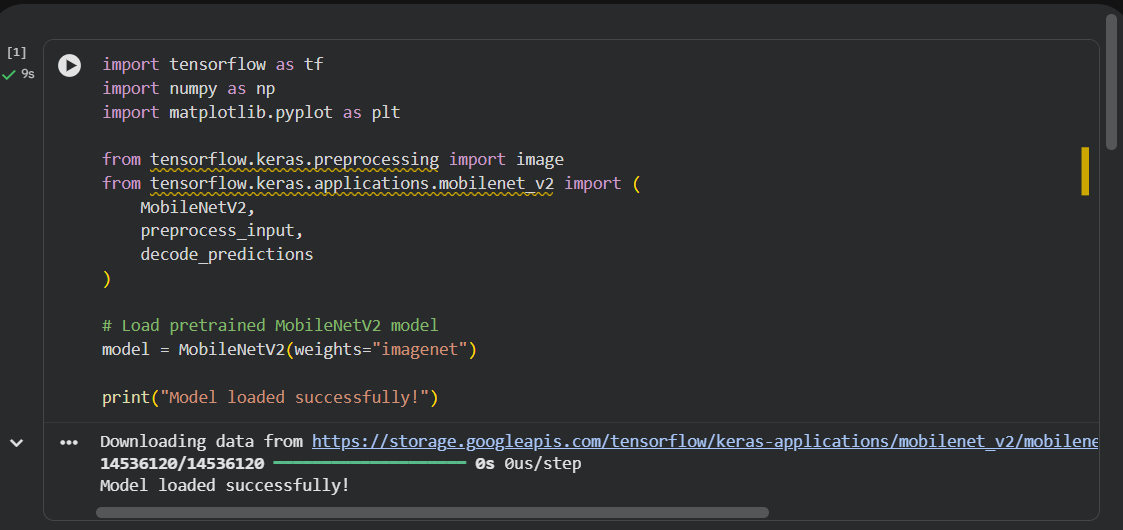
#> input picture Sample/op1.png, 1123 x 530 px, found by its file name
$ jupyter execute Exp15.ipynb
#> lines starting #> are read from the running program, lines starting #| are printed output that depends on the picture; after the words box and inside, x2 and y2 are one past the last pixel; in counts of white or black regions, pixels touching at a corner belong together
<a href="https://colab.research.google.com/github/Swetha0407/Computer-vision/blob/main/Exp15.ipynb" target="_parent"></a>

[cell 1]
from google.colab import files
uploaded = files.upload()
#> the answer given: op1.png

import cv2
import numpy as np
import matplotlib.pyplot as plt

filename = list(uploaded.keys())[0]
image = cv2.imread(filename)
#> image is the input picture: shape (530, 1123, 3); mean B, G, R 49.5, 47.9, 46
print("Image uploaded successfully:", filename)

gray = cv2.cvtColor(image, cv2.COLOR_BGR2GRAY)

gray = np.float32(gray)

corners = cv2.cornerHarris(
    gray,
    blockSize=2,
    ksize=3,
    k=0.04
)
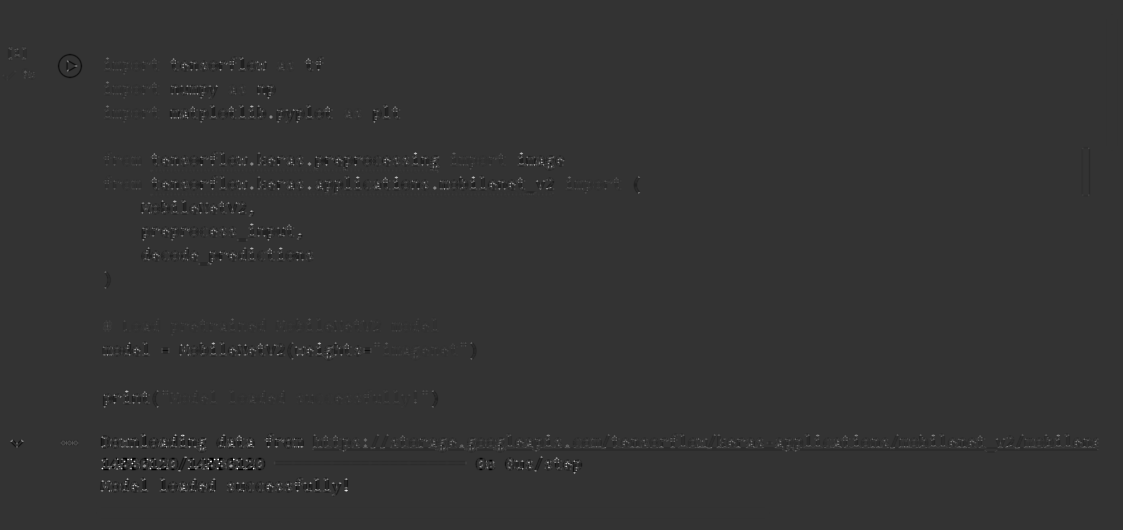
#> corners: shape (530, 1123) float32; min -46854024, max 186940272, mean 222104.9; drawn with min black and max white

result = image.copy()
result[corners > 0.01 * corners.max()] = [0, 0, 255]
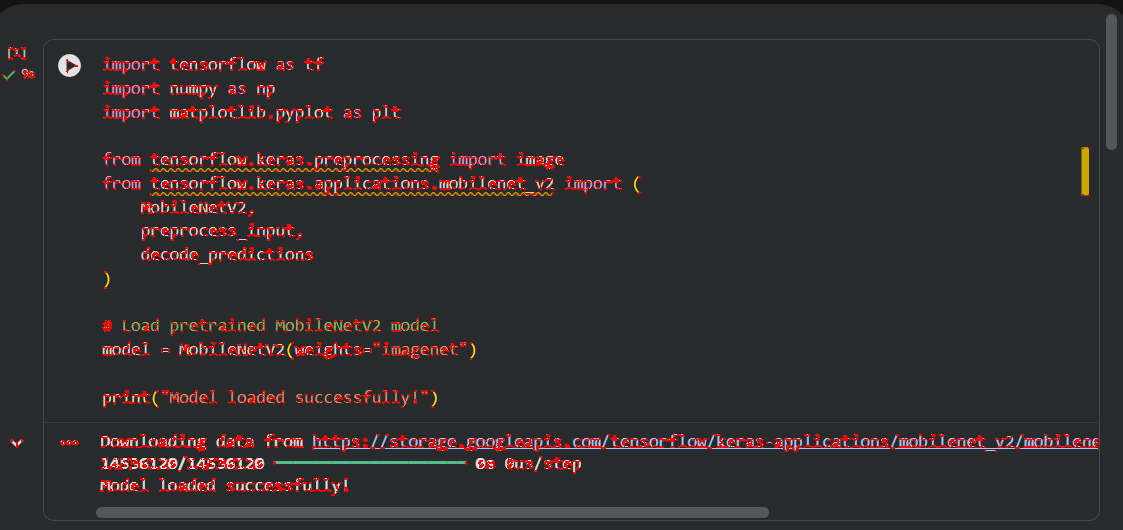
#> result: shape (530, 1123, 3); 2.73% of pixels changed, all inside (x1, y1, x2, y2) = (2, 47, 1099, 496)

plt.figure(figsize=(10, 5))
plt.subplot(1, 2, 1)
plt.imshow(cv2.cvtColor(image, cv2.COLOR_BGR2RGB))
plt.title("Original Image")
plt.axis("off")
plt.subplot(1, 2, 2)
plt.imshow(cv2.cvtColor(result, cv2.COLOR_BGR2RGB))
plt.title("Harris Corner Detection")
plt.axis("off")
plt.show()
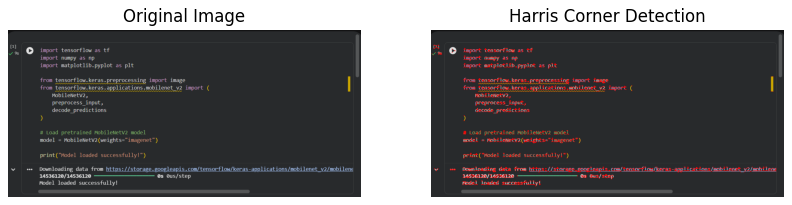
#> figure drawn by matplotlib, 2 panels

$ run again, on Sample/op3.png
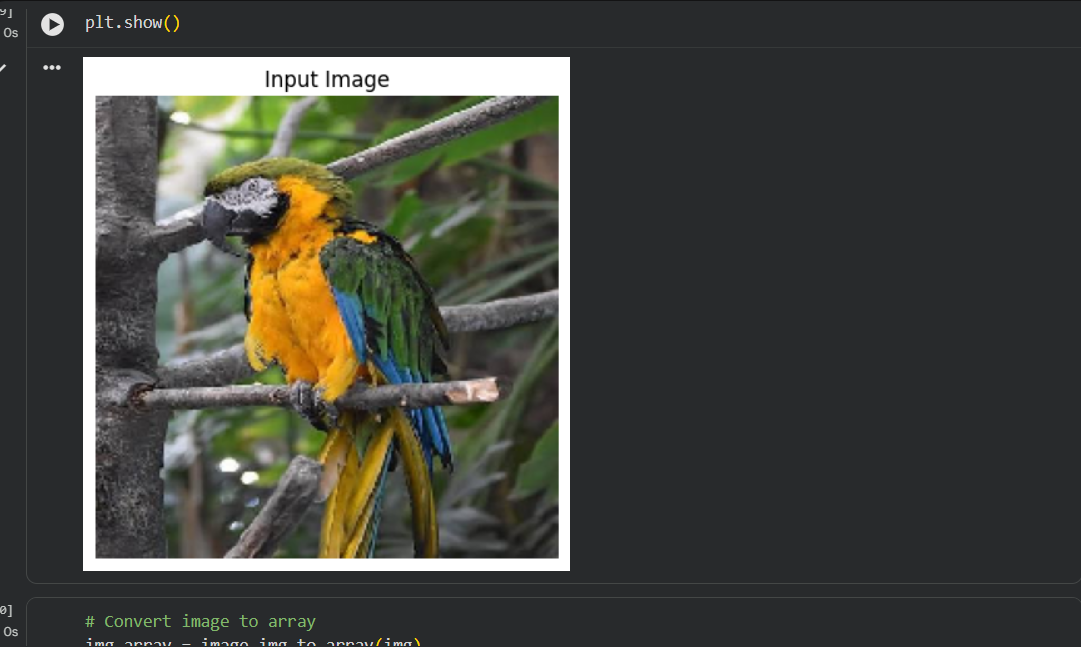
#> input picture Sample/op3.png, 1081 x 647 px, found by its file name
#> image is the input picture: shape (647, 1081, 3); mean B, G, R 62.8, 69, 68.1
#> `corners = cv2.cornerHarris( gray, blockSize=2, ksize=3, k=0.04 )`:
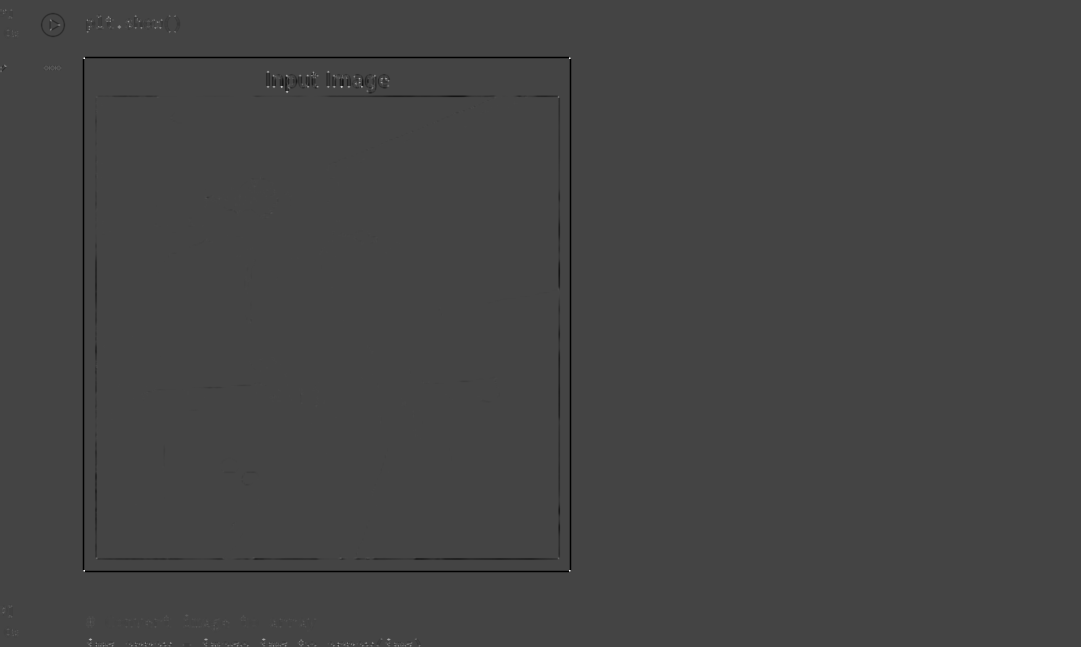
#> corners: shape (647, 1081) float32; min -82333840, max 223121488, mean -440807.4; drawn with min black and max white
#> result: shape (647, 1081, 3); 0.32% of pixels changed, all inside (x1, y1, x2, y2) = (0, 9, 571, 647)
#> `plt.show()`:
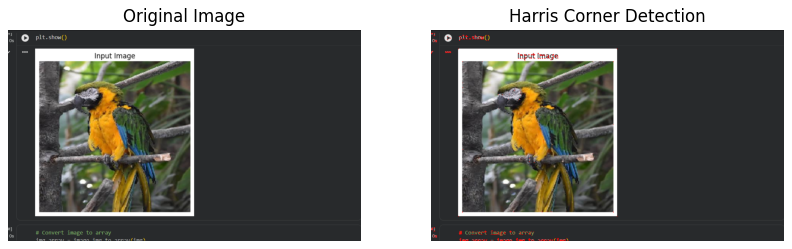
#> figure drawn by matplotlib, 2 panels

$ run again, on Sample/op4.png
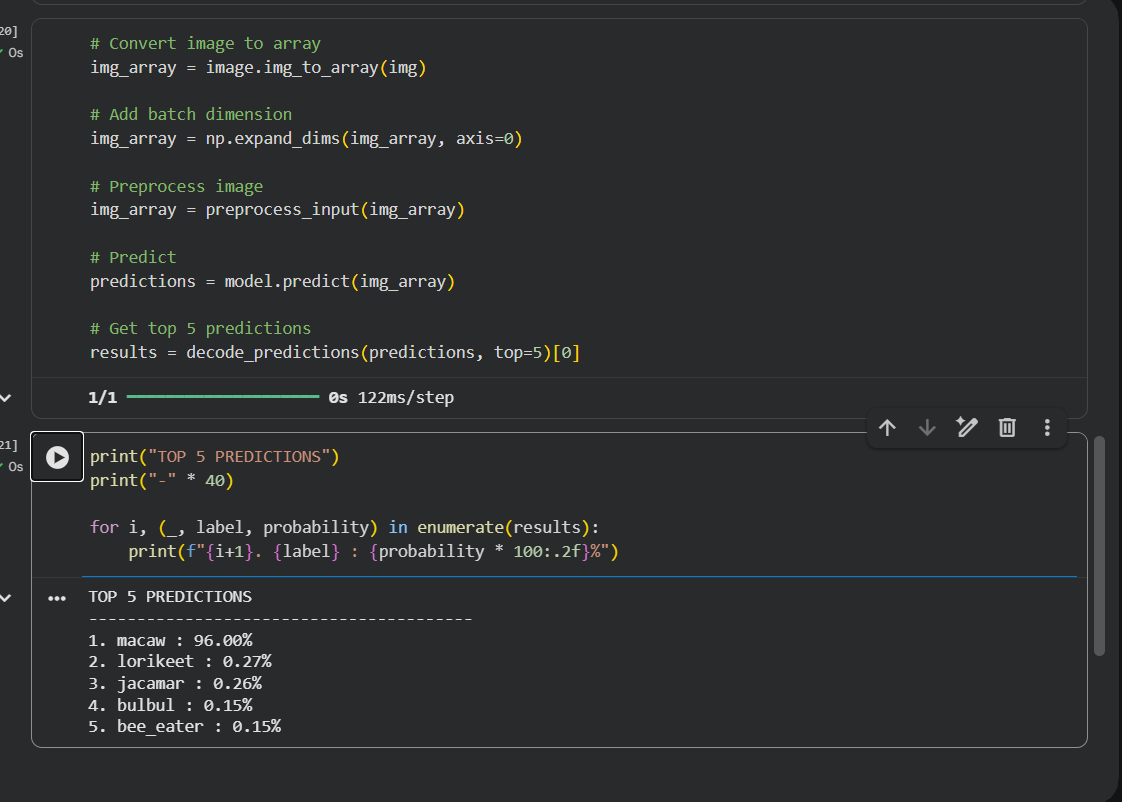
#> input picture Sample/op4.png, 1122 x 802 px, found by its file name
#> image is the input picture: shape (802, 1122, 3); mean B, G, R 47.7, 46.2, 44
#> `result[corners > 0.01 * corners.max()] = [0, 0, 255]`:
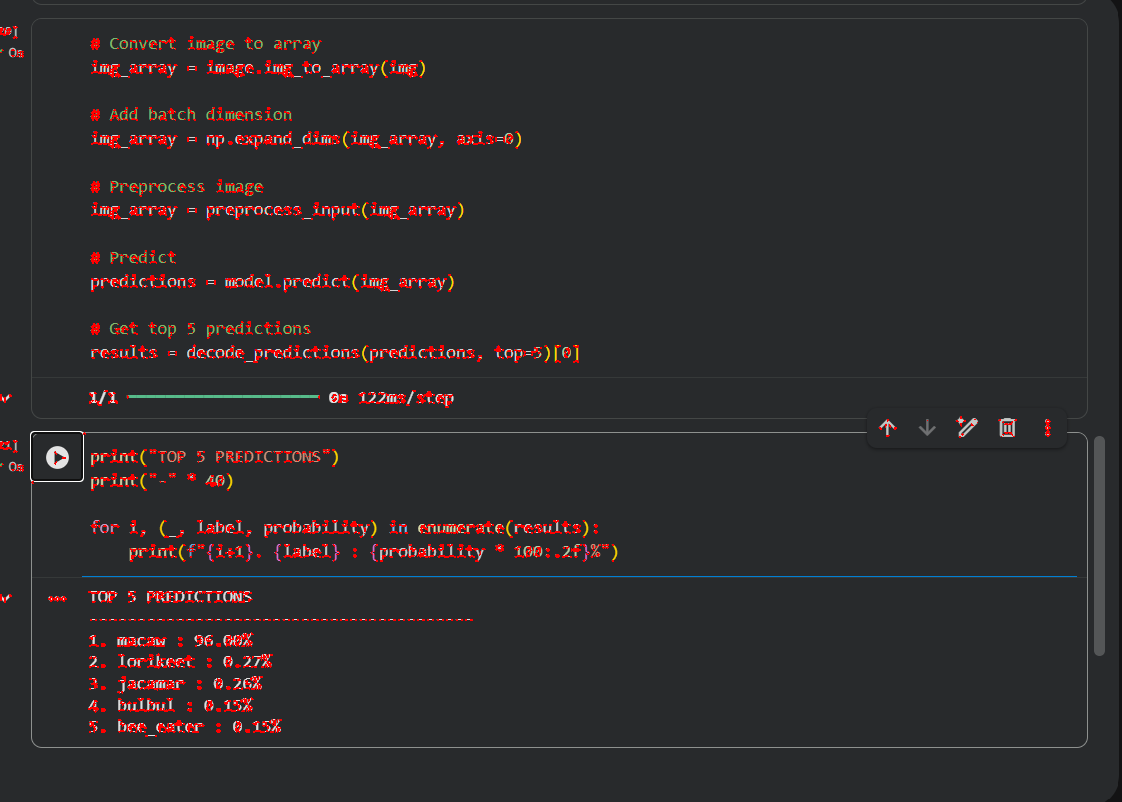
#> result: shape (802, 1122, 3); 2.01% of pixels changed, all inside (x1, y1, x2, y2) = (0, 26, 1051, 737)
#> `plt.show()`:
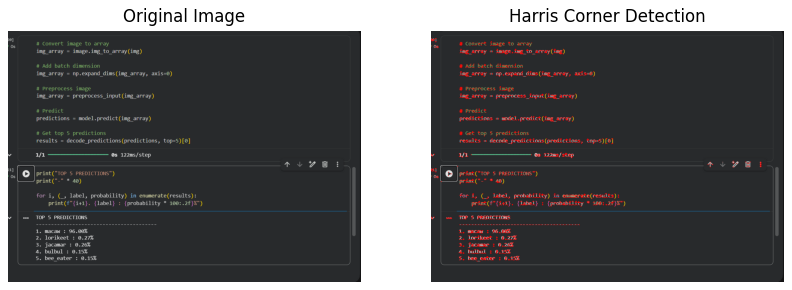
#> figure drawn by matplotlib, 2 panels
